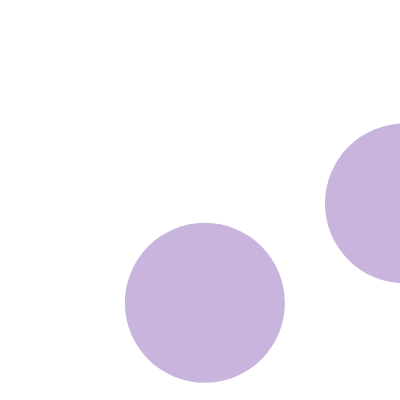
Frame 1 (no input)
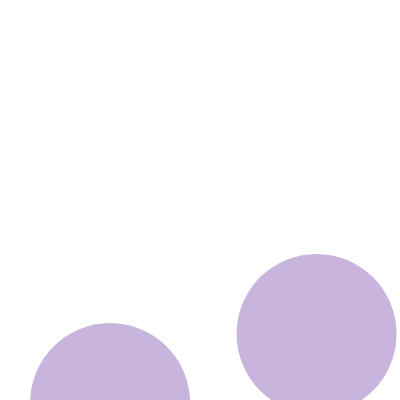
Frame 60 (no input)
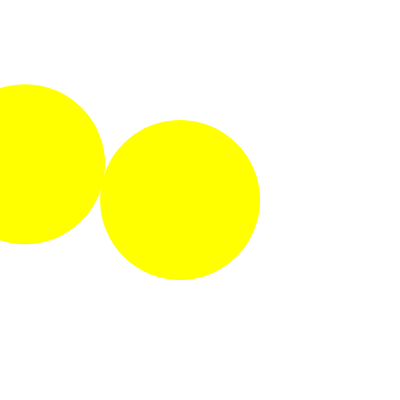
Frame 120 (the mouse pressed at the canvas centre since frame 60)

The p5.js sketch that drew these frames (run headless with seeded random() and noise() and a simulated clock; from frame 60 on, the mouse is pressed at the canvas centre):

// p5.js sketch
// ── sketch.js
// DM2008 — Activity 5a [Guided]
// Colliding Circles (30 min)
//
// A vector stores position and movement together — cleaner than separate x and y variables.
// Your job is to get two balls moving, then detect and respond to their collision.
//
// Suggested order:
// 1. Create two Ball objects in setup()
// 2. Check the distance between them in draw()
// 3. Trigger a visual response when they collide
// 4. Implement edge behaviour in move() — wrap or bounce, your choice
//
// Stretch: add a third ball, or make the collision response affect both balls.

let balls = [];

function setup() {
  createCanvas(400, 400);
  noStroke();
  // Create two balls at different starting positions
  balls.push(new Ball(200, 300));
  balls.push(new Ball(400, 200));
  //balls.push(new Ball(100, 200));
}

function draw() {
  background(255);

  // Check collision between the two balls
  // dist() measures the distance between their centers
  // They overlap when that distance is less than the sum of their radii

  let d = dist(balls[0].pos.x, balls[0].pos.y, balls[1].pos.x, balls[1].pos.y);
  let colliding = d < balls[0].r + balls[1].r; // true when the balls overlap, false otherwise.
  // colliding same as checkCollision but colliding is for two variables only but checkCollision is to make it possible to "apply" for many diff variables

  // i - go through every ball
  for (let i = 0; i < balls.length; i++) {
    balls[i].move();
    balls[i].show(colliding);
    // balls[i].checkCollision(balls);
  }
}

class Ball {
  constructor(x, y) {
    // pos and vel are vectors — they store x and y together as one object
    this.pos = createVector(x, y);
    this.vel = createVector(random(2, 6), random(2, 6));
    this.r = 80;
  }

  move() {
    // Adding the velocity vector to position moves the ball each frame
    this.pos.add(this.vel);

    // Handle edges — could you make this bounce instead of wrap?
    if (this.pos.x > width || this.pos.x < 0) {
      this.vel.x *= -1;
    }
    if (this.pos.y > height || this.pos.y < 0) {
      this.vel.y *= -1;
    }
  }

  show(colliding) {
    // colliding is true or false — try using it in an if/else to change fill or size
    // if must come with else

    if (colliding == true) {
      fill("yellow");
    } else {
      fill(200, 180, 220);
      noStroke();
    }
    ellipse(this.pos.x, this.pos.y, this.r * 2);
  }
  // colliding is for 2vars checkCol is for more - i can use either or. and inside checkCol i stated that d<sumOfRadius rule cs its running the same rules as colliding

  checkCollision(others) {
    for (let i = 0; i < others.length; i++) {
      // Make sure we do not compare the ball to itself
      if (others[i] !== this) {
        let other = others[i];
        let d = dist(this.pos.x, this.pos.y, other.pos.x, other.pos.y);
        if (d < this.r + other.r) {
          push();
          stroke(200, 60, 60);
          strokeWeight(4);
          fill(250);
          ellipse(this.pos.x, this.pos.y, this.r * 2); // highlight on collision
          pop();
        }
      }
    }
  }
}
